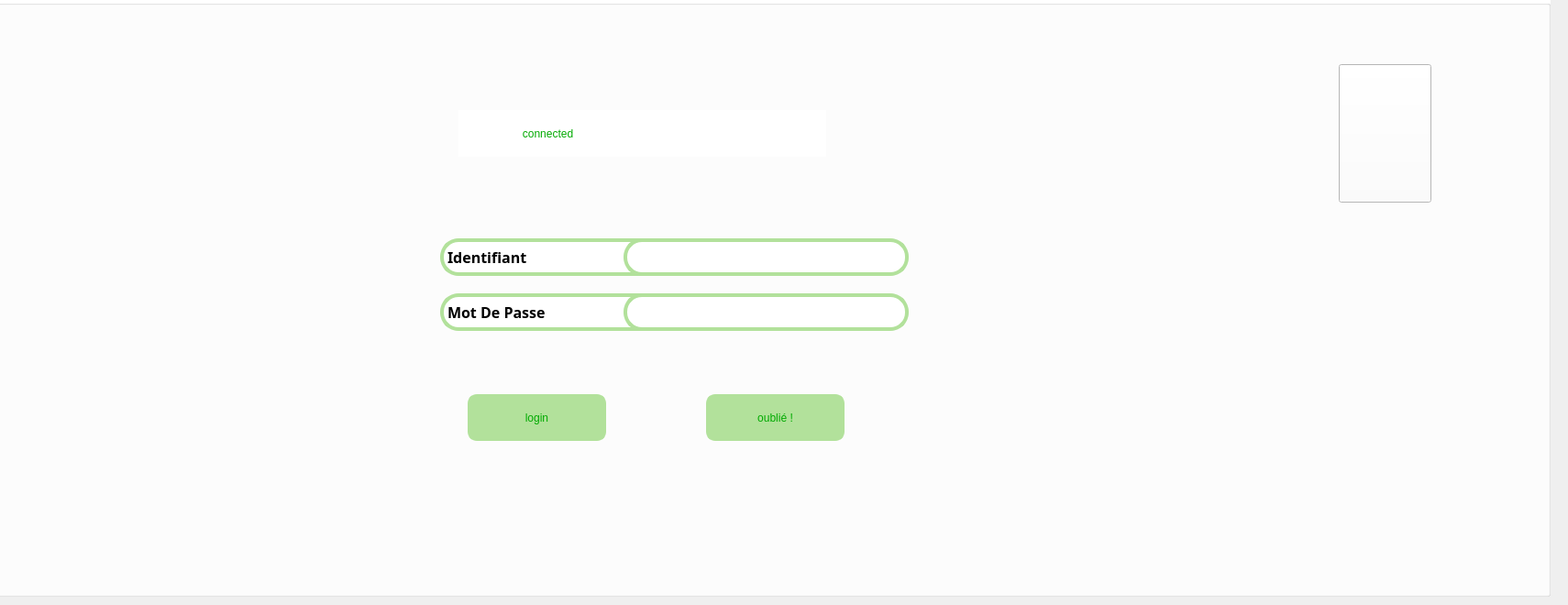
    <widget class="QWidget" name="page_12">
     <widget class="QGroupBox" name="groupBox">
      <property name="geometry">
       <rect>
        <x>-10</x>
        <y>0</y>
        <width>1701</width>
        <height>651</height>
       </rect>
      </property>
      <property name="styleSheet">
       <string notr="true">background-color: rgb(255, 255, 255);</string>
      </property>
      <property name="title">
       <string/>
      </property>
      <widget class="QLineEdit" name="mdp">
       <property name="geometry">
        <rect>
         <x>690</x>
         <y>320</y>
         <width>311</width>
         <height>41</height>
        </rect>
       </property>
       <property name="styleSheet">
        <string notr="true">border-radius: 20px;
border: 4px solid rgb(178, 225, 155);</string>
       </property>
       <property name="text">
        <string/>
       </property>
       <property name="echoMode">
        <enum>QLineEdit::Password</enum>
       </property>
      </widget>
      <widget class="QLabel" name="label_7">
       <property name="geometry">
        <rect>
         <x>510</x>
         <y>120</y>
         <width>401</width>
         <height>51</height>
        </rect>
       </property>
       <property name="styleSheet">
        <string notr="true">font: 20pt &quot;Centaur&quot;;
color: rgb(0, 85, 0);
color: rgb(0, 170, 0);

</string>
       </property>
       <property name="text">
        <string>                     connected</string>
       </property>
      </widget>
      <widget class="QLineEdit" name="ide">
       <property name="geometry">
        <rect>
         <x>690</x>
         <y>260</y>
         <width>311</width>
         <height>41</height>
        </rect>
       </property>
       <property name="styleSheet">
        <string notr="true">border-radius: 20px;
border: 4px solid rgb(178, 225, 155);</string>
       </property>
      </widget>
      <widget class="QLabel" name="label_88">
       <property name="geometry">
        <rect>
         <x>490</x>
         <y>260</y>
         <width>291</width>
         <height>41</height>
        </rect>
       </property>
       <property name="font">
        <font>
         <family>Segoe Print</family>
         <pointsize>12</pointsize>
         <weight>75</weight>
         <bold>true</bold>
        </font>
       </property>
       <property name="styleSheet">
        <string notr="true">/*color rgb(10, 177, 154)
color: rgb(170, 255, 0);
font: 8pt &quot;Centaur&quot;;*/
border-radius: 20px;
border: 4px solid rgb(178, 225, 155);</string>
       </property>
       <property name="frameShape">
        <enum>QFrame::Panel</enum>
       </property>
       <property name="frameShadow">
        <enum>QFrame::Sunken</enum>
       </property>
       <property name="text">
        <string>Identifiant</string>
       </property>
      </widget>
      <widget class="QLabel" name="label_89">
       <property name="geometry">
        <rect>
         <x>490</x>
         <y>320</y>
         <width>291</width>
         <height>41</height>
        </rect>
       </property>
       <property name="font">
        <font>
         <family>Segoe Print</family>
         <pointsize>12</pointsize>
         <weight>75</weight>
         <bold>true</bold>
        </font>
       </property>
       <property name="styleSheet">
        <string notr="true">border-radius: 20px;
border: 4px solid rgb(178, 225, 155);</string>
       </property>
       <property name="frameShape">
        <enum>QFrame::Panel</enum>
       </property>
       <property name="frameShadow">
        <enum>QFrame::Sunken</enum>
       </property>
       <property name="text">
        <string>Mot De Passe</string>
       </property>
      </widget>
      <widget class="QPushButton" name="login_oublie">
       <property name="geometry">
        <rect>
         <x>780</x>
         <y>430</y>
         <width>151</width>
         <height>51</height>
        </rect>
       </property>
       <property name="styleSheet">
        <string notr="true">background-color: rgb(178, 225, 155);
ffont: 15pt &quot;Centaur&quot;;
border-radius: 10px;
border: 4px solid rgb(178, 225, 155);
color: rgb(0, 170, 0);
</string>
       </property>
       <property name="text">
        <string>oublié !</string>
       </property>
      </widget>
      <widget class="QPushButton" name="login_1">
       <property name="geometry">
        <rect>
         <x>520</x>
         <y>430</y>
         <width>151</width>
         <height>51</height>
        </rect>
       </property>
       <property name="styleSheet">
        <string notr="true">background-color: rgb(178, 225, 155);
ffont: 15pt &quot;Centaur&quot;;
border-radius: 10px;
border: 4px solid rgb(178, 225, 155);
color: rgb(0, 170, 0);
</string>
       </property>
       <property name="text">
        <string>login</string>
       </property>
      </widget>
      <widget class="QPushButton" name="pushButton_7">
       <property name="geometry">
        <rect>
         <x>1470</x>
         <y>70</y>
         <width>101</width>
         <height>151</height>
        </rect>
       </property>
       <property name="styleSheet">
        <string notr="true">image: url(:/logo ....png);
border-image: url(:/logo ....png);</string>
       </property>
       <property name="text">
        <string/>
       </property>
      </widget>
      <zorder>label_7</zorder>
      <zorder>label_89</zorder>
      <zorder>label_88</zorder>
      <zorder>mdp</zorder>
      <zorder>ide</zorder>
      <zorder>login_oublie</zorder>
      <zorder>login_1</zorder>
      <zorder>pushButton_7</zorder>
     </widget>
    </widget>
